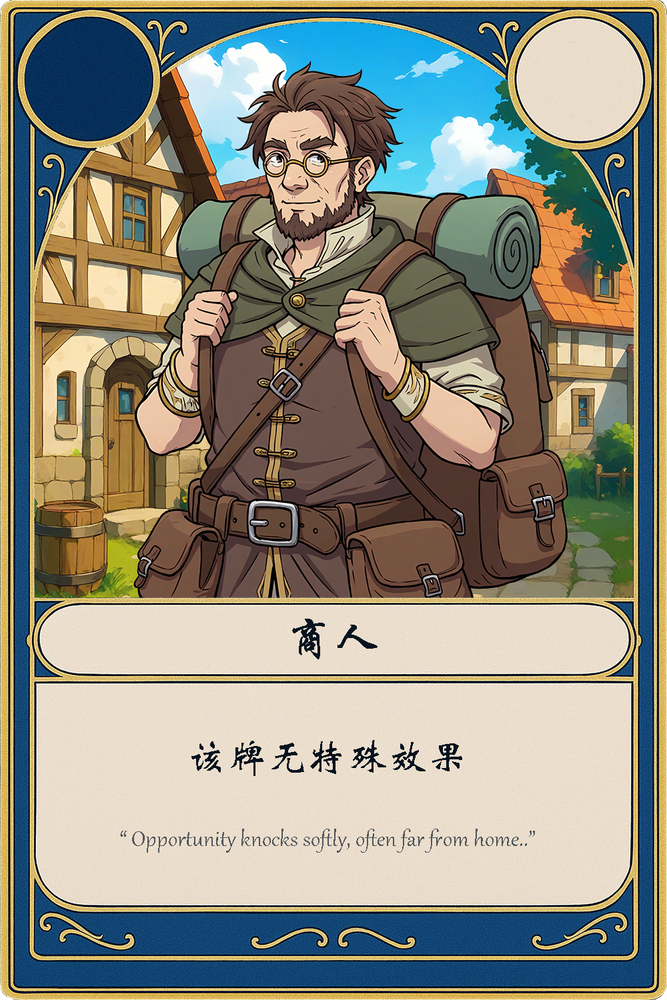
#> input picture Assets/NiNard/Cards/H0003.png, 667 x 1000 px, shrunk from 1000 x 1500 before the run, found by its file name
$ python glow.py
#> lines starting #> are read from the running program, lines starting #| are printed output that depends on the picture; after the words box and inside, x2 and y2 are one past the last pixel; in counts of white or black regions, pixels touching at a corner belong together
import numpy as np
from PIL import Image
from scipy.ndimage import distance_transform_edt
import os

def create_glow_map_with_padding(input_path, output_path, glow_distance=30, glow_intensity_factor=1.0, padding_safety_margin=10):
    """
    为输入的圆角矩形PNG生成辉光贴图（RGBA格式），辉光强度存储在Alpha通道。
    自动扩展画布以容纳辉光，并将内部区域设为透明。

    Args:
        input_path (str): 输入的圆角矩形PNG文件路径。
        output_path (str): 输出的辉光贴图RGBA PNG文件路径。
        glow_distance (float): 辉光向外延伸的最大距离（像素）。
        glow_intensity_factor (float): 辉光整体亮度调整因子。
        padding_safety_margin (int): 额外边距。
    """
#> called with output_path = 'glow_map_rgba.png', glow_distance = 40, glow_intensity_factor = 1, padding_safety_margin = 5
    # --- 1. 加载原始图片 ---
    if not os.path.exists(input_path):
        print(f"错误：输入文件不存在！ {input_path}")
        return
    try:
        img_orig = Image.open(input_path).convert("RGBA")
#> img_orig is the input picture: PIL image 667x1000 RGBA; mean R, G, B, A 142.8, 140.2, 125.6, 254.9
        w_orig, h_orig = img_orig.size
    except Exception as e:
        print(f"错误：无法打开或处理图像 {input_path}。错误信息：{e}")
        return

    # --- 2. 计算扩展画布尺寸并创建 ---
    padding = int(glow_distance + padding_safety_margin)
    if padding < 0: padding = 0
    new_width = w_orig + 2 * padding
    new_height = h_orig + 2 * padding
    img_padded = Image.new('RGBA', (new_width, new_height), (0, 0, 0, 0))
#> img_padded: PIL image 757x1090 RGBA; every value is 0

    # --- 3. 将原始图像居中粘贴到新画布 ---
    paste_x = padding
    paste_y = padding
    img_padded.paste(img_orig, (paste_x, paste_y), img_orig)
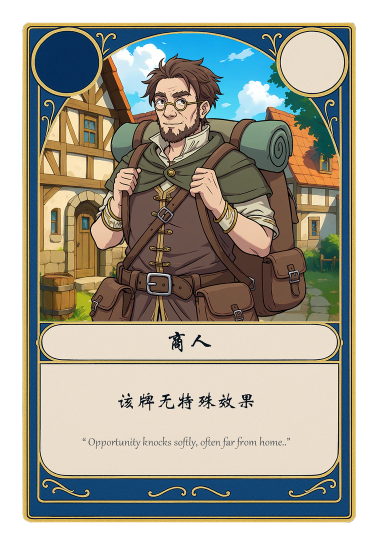
#> img_padded: PIL image 757x1090 RGBA (shown at 1/2 size); mean R, G, B, A 115.4, 113.3, 101.5, 206; transparent parts drawn white

    # --- 4. 在扩展画布上提取 Alpha 并计算距离场 ---
    padded_array = np.array(img_padded)
    alpha_padded = padded_array[:, :, 3]
    binary_mask_padded = (alpha_padded > 128).astype(np.uint8)
#> binary_mask_padded: shape (1090, 757); values 0 (black) and 1 (white), 80.8% white; 1 black region, box (x1, y1, x2, y2) and area: (0, 0, 757, 1090) 158348
    inverted_mask_padded = 1 - binary_mask_padded
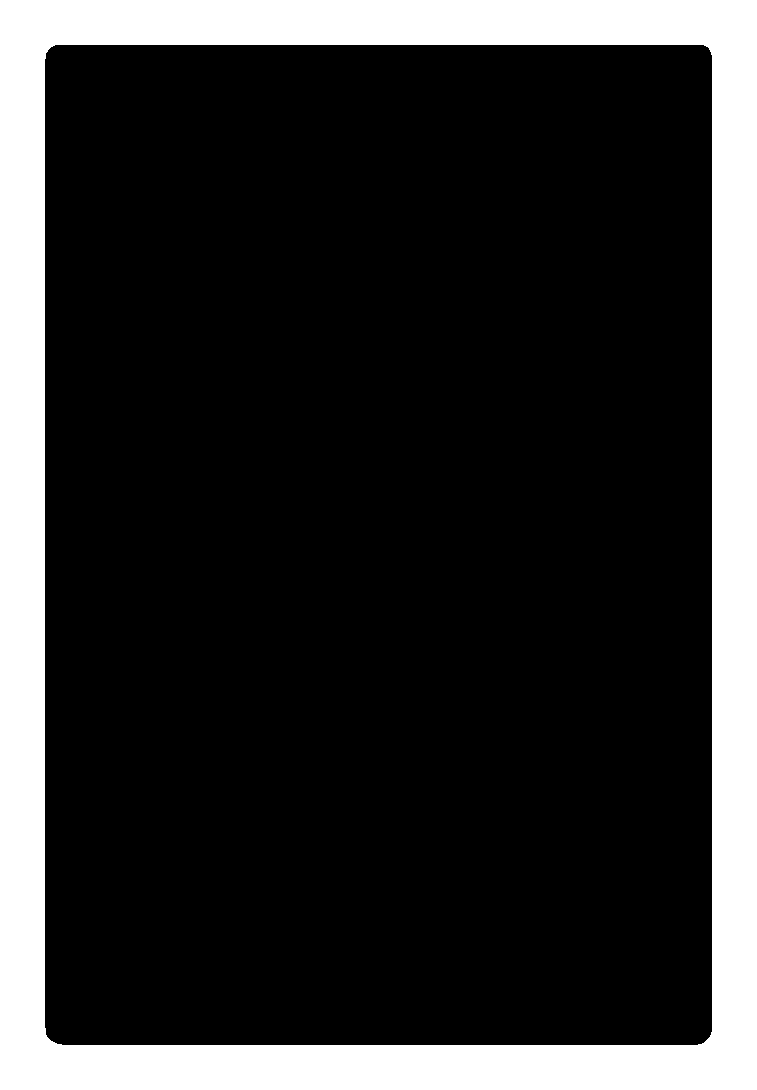
#> inverted_mask_padded: shape (1090, 757); values 0 (black) and 1 (white), 19.2% white; 1 white region, box (x1, y1, x2, y2) and area: (0, 0, 757, 1090) 158348
    distance_map_padded = distance_transform_edt(inverted_mask_padded)
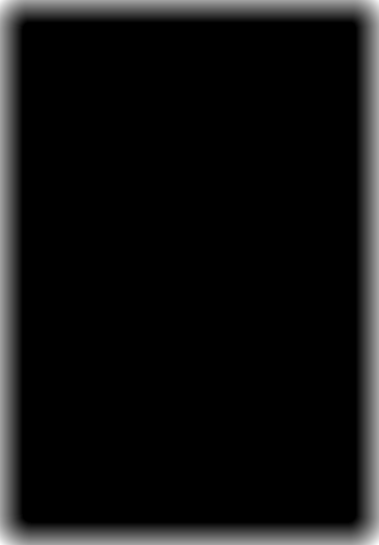
#> distance_map_padded: shape (1090, 757) float64 (shown at 1/2 size); min 0, max 70.71, mean 4.6; drawn with min black and max white

    # --- 5. 生成辉光强度 (0-1范围) ---
    glow_intensity_float = np.clip(1.0 - (distance_map_padded / glow_distance), 0, 1)
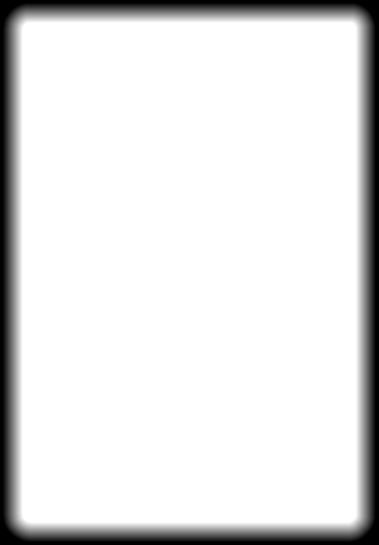
#> glow_intensity_float: shape (1090, 757) float64 (shown at 1/2 size); min 0, max 1, mean 0.888
    glow_intensity_float *= glow_intensity_factor
    glow_intensity_float = np.clip(glow_intensity_float, 0, 1)

    # --- 6. 映射到 Alpha 值 (0-255) 并确保内部为0 ---
    # 将浮点强度 [0, 1] 映射到 Alpha 值 [0, 255]
    alpha_glow_channel = (glow_intensity_float * 255).astype(np.uint8)

    # 关键：将原始形状区域的 Alpha 强制设为 0 (透明)
    alpha_glow_channel[binary_mask_padded == 1] = 0
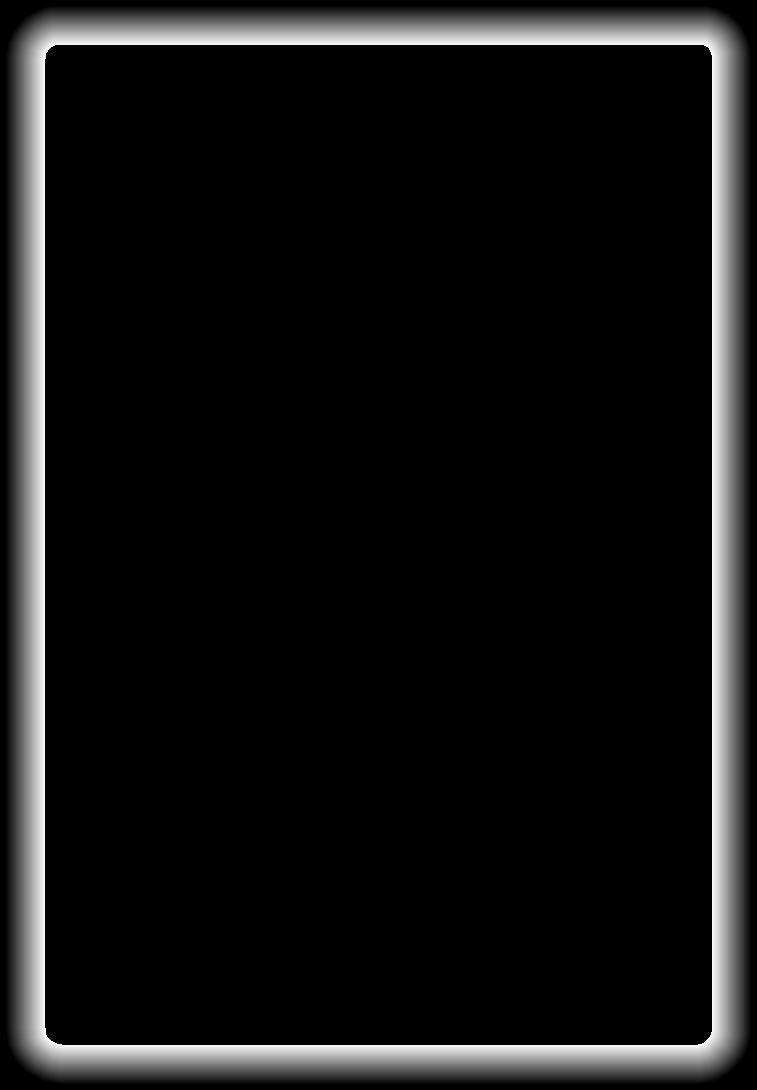
#> alpha_glow_channel: shape (1090, 757); min 0, max 248, mean 20.4

    # --- 7. 创建 RGBA 辉光图并输出 ---
    # 创建一个4通道的 NumPy 数组 (Height, Width, 4)
    rgba_glow_map_array = np.zeros((new_height, new_width, 4), dtype=np.uint8)

    # 设置 RGB 通道为白色 (255, 255, 255)
    # 你可以改成其他颜色，但在Godot中用白色 Tint 最方便
    rgba_glow_map_array[:, :, 0] = 255  # Red
    rgba_glow_map_array[:, :, 1] = 255  # Green
    rgba_glow_map_array[:, :, 2] = 255  # Blue

    # 将计算出的辉光强度作为 Alpha 通道
    rgba_glow_map_array[:, :, 3] = alpha_glow_channel

    # 将 NumPy 数组转换回 PIL 图像 ('RGBA'模式)
    glow_map_image = Image.fromarray(rgba_glow_map_array, mode='RGBA')

    # 保存 RGBA 图像
    try:
        glow_map_image.save(output_path)
        print(f"RGBA 辉光贴图 (Alpha通道包含辉光) 已成功保存到: {output_path}")
        print(f"辉光图尺寸: {glow_map_image.size}")
#| 辉光图尺寸: (757, 1090)
    except Exception as e:
        print(f"错误：无法保存 RGBA 辉光贴图到 {output_path}。错误信息：{e}")

# --- 模糊方法的RGBA版本 ---
# [50 lines left out: function create_glow_map_blur_with_padding_rgba, not called in this run]


# --- 使用示例 ---
if __name__ == "__main__":
    input_image_path = 'E:\\MyProgram\\Dark-Diver-Abyssal-Legacy\\Assets\\NiNard\\Cards\\H0003.png'
    # 修改输出文件名以反映其为 RGBA 格式
    output_glow_map_path_rgba = 'glow_map_rgba.png'

    # 检查输入文件是否存在，如果不存在则尝试创建示例
    if not os.path.exists(input_image_path):
        print(f"警告：输入文件 '{input_image_path}' 不存在。将创建一个用于测试的示例图像。")
        try:
            from PIL import Image, ImageDraw
            img_size = (200, 100)
            radius = 20
            img_test = Image.new('RGBA', img_size, (0, 0, 0, 0)) # 透明背景
            draw = ImageDraw.Draw(img_test)
            draw.rounded_rectangle( (0, 0, img_size[0]-1, img_size[1]-1), radius=radius, fill=(255, 255, 255, 255))
            img_test.save(input_image_path)
            print(f"已创建示例输入文件：'{input_image_path}'")
        except ImportError:
             print("错误：无法创建示例图像，因为缺少Pillow库。请确保Pillow已安装。")
             exit()
        except Exception as e:
             print(f"创建示例图像时出错：{e}")
             exit()

    glow_distance = 40
    intensity = 1.0
    padding_margin = 5

    # 调用生成 RGBA 辉光图的函数
    create_glow_map_with_padding(
        input_image_path,
        output_glow_map_path_rgba, # 使用新的输出文件名
        glow_distance,
        intensity,
        padding_margin
    )

    # (可选) 调用生成 RGBA 辉光图的模糊方法
    # output_glow_map_blur_path_rgba = 'glow_map_blur_rgba.png'
    # blur_radius_value = 20
    # create_glow_map_blur_with_padding_rgba(input_image_path, output_glow_map_blur_path_rgba, blur_radius_value)

$ run again, with Assets/NiNard/Cards/H0001.png copied over Assets/NiNard/Cards/H0003.png
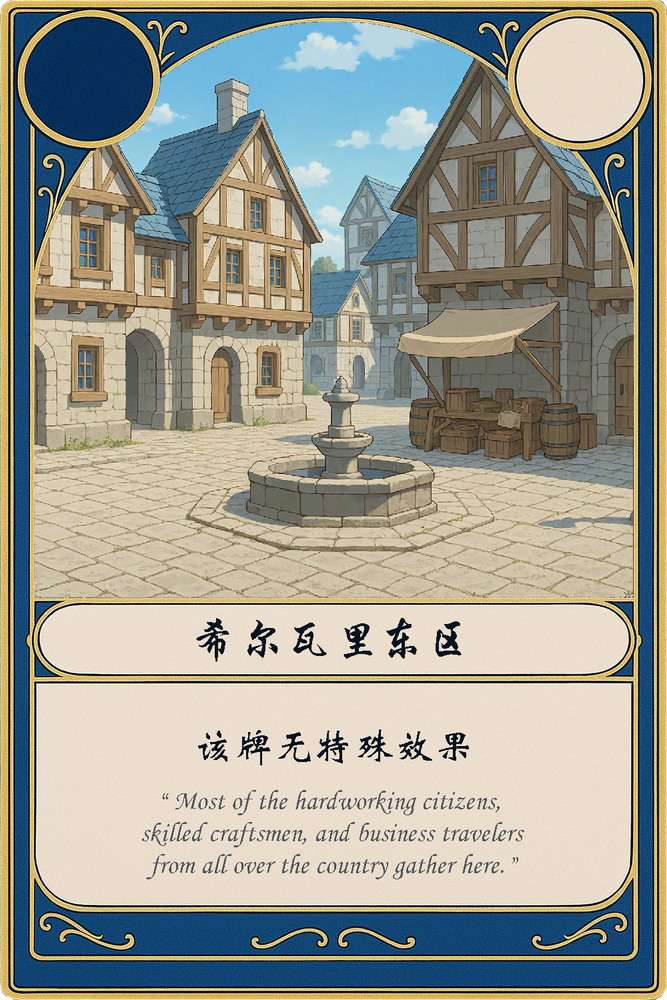
#> input picture Assets/NiNard/Cards/H0001.png, 667 x 1000 px, shrunk from 1000 x 1500 before the run, found by its file name
#> in create_glow_map_with_padding, img_orig is the input picture: PIL image 667x1000 RGBA; mean R, G, B, A 155, 156.1, 144.4, 254.9
#> in create_glow_map_with_padding, `img_padded.paste(img_orig, (paste_x, paste_y), img_orig)`:
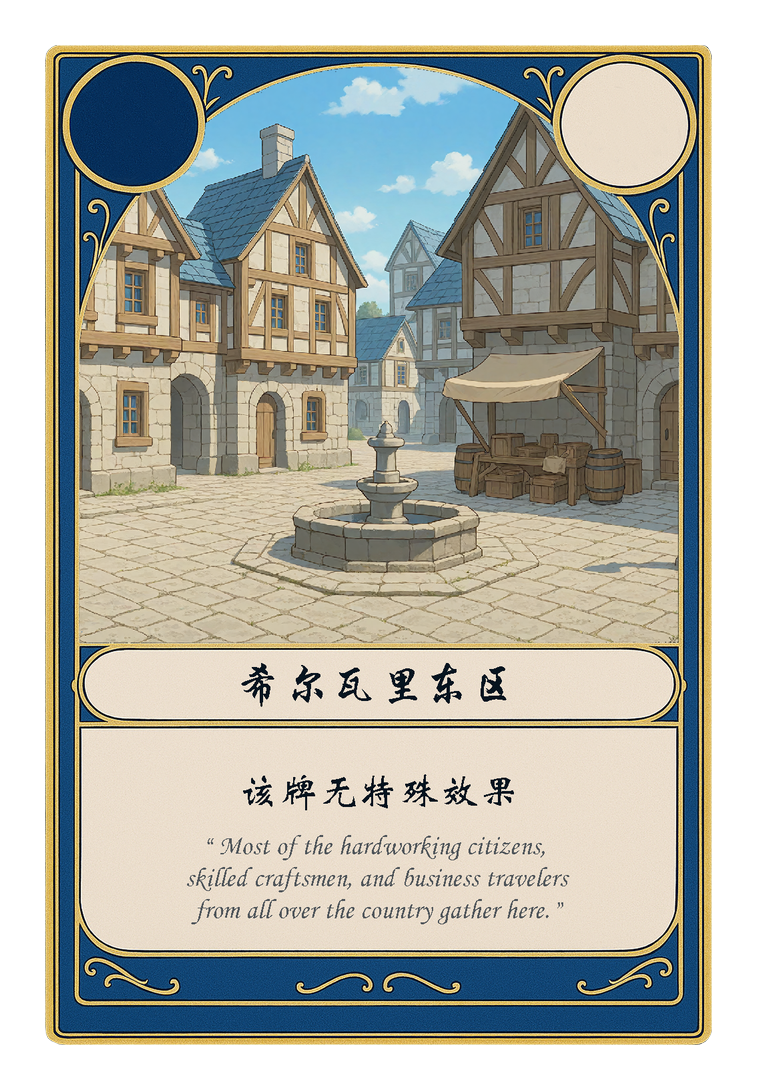
#> img_padded: PIL image 757x1090 RGBA; mean R, G, B, A 125.3, 126.2, 116.7, 206; transparent parts drawn white
#> binary_mask_padded: shape (1090, 757); values 0 (black) and 1 (white), 80.8% white; 1 black region, box (x1, y1, x2, y2) and area: (0, 0, 757, 1090) 158350
#| 辉光图尺寸: (757, 1090)

$ run again, with Assets/NiNard/Cards/H0002.png copied over Assets/NiNard/Cards/H0003.png
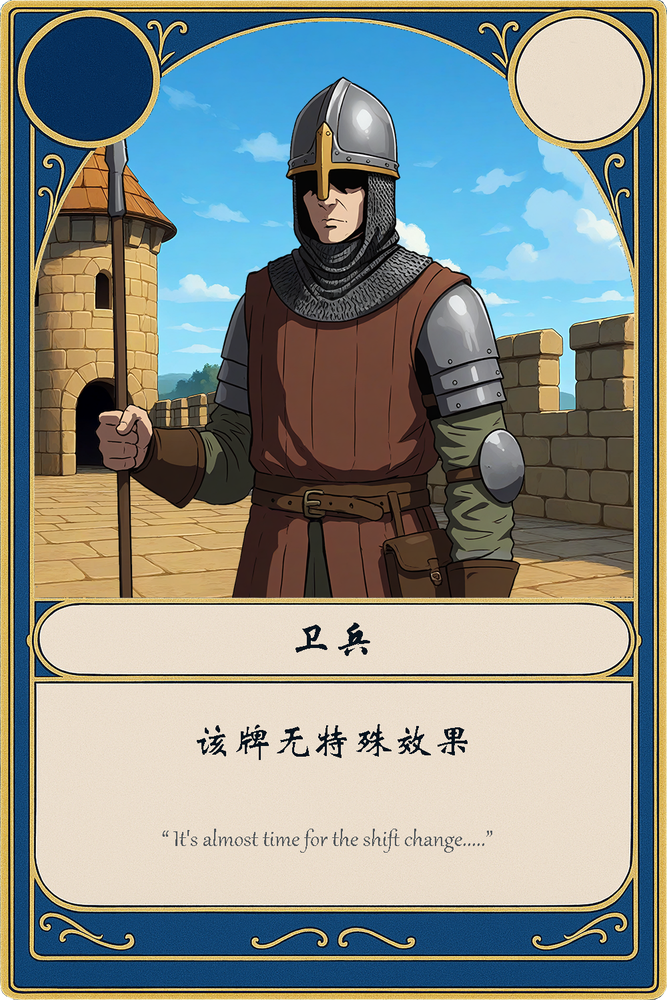
#> input picture Assets/NiNard/Cards/H0002.png, 667 x 1000 px, shrunk from 1000 x 1500 before the run, found by its file name
#> in create_glow_map_with_padding, img_orig is the input picture: PIL image 667x1000 RGBA; mean R, G, B, A 135.6, 141.8, 135.6, 254.9
#> in create_glow_map_with_padding, `img_padded.paste(img_orig, (paste_x, paste_y), img_orig)`:
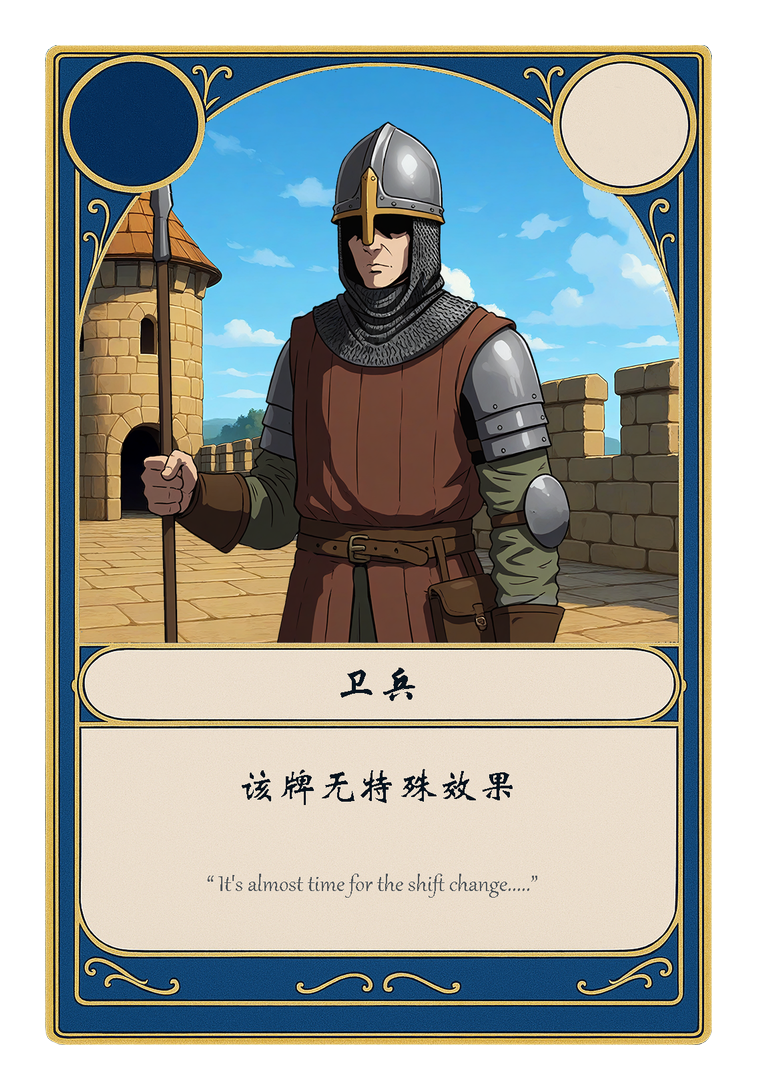
#> img_padded: PIL image 757x1090 RGBA; mean R, G, B, A 109.6, 114.6, 109.6, 206; transparent parts drawn white
#> binary_mask_padded: shape (1090, 757); values 0 (black) and 1 (white), 80.8% white; 1 black region, box (x1, y1, x2, y2) and area: (0, 0, 757, 1090) 158343
#| 辉光图尺寸: (757, 1090)
